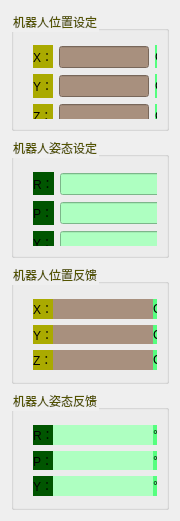
   <widget class="QWidget" name="layoutWidget">
    <property name="geometry">
     <rect>
      <x>920</x>
      <y>80</y>
      <width>180</width>
      <height>521</height>
     </rect>
    </property>
    <layout class="QVBoxLayout" name="verticalLayout_18">
     <item>
      <widget class="QGroupBox" name="groupBox_7">
       <property name="styleSheet">
        <string notr="true">color: rgb(85, 85, 0);

</string>
       </property>
       <property name="title">
        <string>机器人位置设定</string>
       </property>
       <layout class="QVBoxLayout" name="verticalLayout_15">
        <item>
         <widget class="QWidget" name="widget_10" native="true">
          <widget class="QWidget" name="layoutWidget">
           <property name="geometry">
            <rect>
             <x>10</x>
             <y>5</y>
             <width>141</width>
             <height>82</height>
            </rect>
           </property>
           <layout class="QHBoxLayout" name="horizontalLayout_4">
            <item>
             <layout class="QVBoxLayout" name="verticalLayout_10">
              <item>
               <widget class="QLabel" name="label_66">
                <property name="styleSheet">
                 <string notr="true">color: rgb(0, 0, 0);
background-color: rgb(170, 170, 0);</string>
                </property>
                <property name="text">
                 <string>X：</string>
                </property>
               </widget>
              </item>
              <item>
               <widget class="QLabel" name="label_65">
                <property name="styleSheet">
                 <string notr="true">color: rgb(0, 0, 0);
background-color: rgb(170, 170, 0);</string>
                </property>
                <property name="text">
                 <string>Y：</string>
                </property>
               </widget>
              </item>
              <item>
               <widget class="QLabel" name="label_64">
                <property name="styleSheet">
                 <string notr="true">color: rgb(0, 0, 0);
background-color: rgb(170, 170, 0);</string>
                </property>
                <property name="text">
                 <string>Z：</string>
                </property>
               </widget>
              </item>
             </layout>
            </item>
            <item>
             <layout class="QVBoxLayout" name="verticalLayout_76">
              <item>
               <widget class="QLineEdit" name="d1">
                <property name="styleSheet">
                 <string notr="true">color: rgb(0, 0, 0);
background-color: rgb(168, 144, 126);</string>
                </property>
               </widget>
              </item>
              <item>
               <widget class="QLineEdit" name="d2">
                <property name="styleSheet">
                 <string notr="true">color: rgb(0, 0, 0);
background-color: rgb(168, 144, 126);</string>
                </property>
               </widget>
              </item>
              <item>
               <widget class="QLineEdit" name="d3">
                <property name="styleSheet">
                 <string notr="true">color: rgb(0, 0, 0);
background-color: rgb(168, 144, 126);</string>
                </property>
               </widget>
              </item>
             </layout>
            </item>
            <item>
             <layout class="QVBoxLayout" name="verticalLayout_77">
              <item>
               <widget class="QLabel" name="label_42">
                <property name="styleSheet">
                 <string notr="true">color: rgb(0, 0, 0);
background-color: rgb(85, 255, 127);</string>
                </property>
                <property name="text">
                 <string>CM</string>
                </property>
               </widget>
              </item>
              <item>
               <widget class="QLabel" name="label_43">
                <property name="styleSheet">
                 <string notr="true">color: rgb(0, 0, 0);
background-color: rgb(85, 255, 127);</string>
                </property>
                <property name="text">
                 <string>CM</string>
                </property>
               </widget>
              </item>
              <item>
               <widget class="QLabel" name="label_44">
                <property name="styleSheet">
                 <string notr="true">color: rgb(0, 0, 0);
background-color: rgb(85, 255, 127);</string>
                </property>
                <property name="text">
                 <string>CM</string>
                </property>
               </widget>
              </item>
             </layout>
            </item>
           </layout>
          </widget>
         </widget>
        </item>
       </layout>
      </widget>
     </item>
     <item>
      <widget class="QGroupBox" name="groupBox_6">
       <property name="styleSheet">
        <string notr="true">color: rgb(85, 85, 0);

</string>
       </property>
       <property name="title">
        <string>机器人姿态设定</string>
       </property>
       <layout class="QVBoxLayout" name="verticalLayout_14">
        <item>
         <widget class="QWidget" name="widget_9" native="true">
          <widget class="QWidget" name="layoutWidget">
           <property name="geometry">
            <rect>
             <x>10</x>
             <y>6</y>
             <width>141</width>
             <height>82</height>
            </rect>
           </property>
           <layout class="QHBoxLayout" name="horizontalLayout_3">
            <item>
             <layout class="QVBoxLayout" name="verticalLayout_13">
              <item>
               <widget class="QLabel" name="label_63">
                <property name="styleSheet">
                 <string notr="true">color: rgb(0, 0, 0);
background-color: rgb(0, 85, 0);</string>
                </property>
                <property name="text">
                 <string>R：</string>
                </property>
               </widget>
              </item>
              <item>
               <widget class="QLabel" name="label_62">
                <property name="styleSheet">
                 <string notr="true">color: rgb(0, 0, 0);
background-color: rgb(0, 85, 0);</string>
                </property>
                <property name="text">
                 <string>P：</string>
                </property>
               </widget>
              </item>
              <item>
               <widget class="QLabel" name="label_61">
                <property name="styleSheet">
                 <string notr="true">color: rgb(0, 0, 0);
background-color: rgb(0, 85, 0);</string>
                </property>
                <property name="text">
                 <string>Y：</string>
                </property>
               </widget>
              </item>
             </layout>
            </item>
            <item>
             <layout class="QVBoxLayout" name="verticalLayout_74">
              <item>
               <widget class="QLineEdit" name="r1">
                <property name="styleSheet">
                 <string notr="true">color: rgb(0, 0, 0);
background-color: rgb(174, 255, 193);</string>
                </property>
               </widget>
              </item>
              <item>
               <widget class="QLineEdit" name="r2">
                <property name="styleSheet">
                 <string notr="true">color: rgb(0, 0, 0);
background-color: rgb(174, 255, 193);</string>
                </property>
               </widget>
              </item>
              <item>
               <widget class="QLineEdit" name="r3">
                <property name="styleSheet">
                 <string notr="true">color: rgb(0, 0, 0);
background-color: rgb(174, 255, 193);</string>
                </property>
               </widget>
              </item>
             </layout>
            </item>
            <item>
             <layout class="QVBoxLayout" name="verticalLayout_75">
              <item>
               <widget class="QLabel" name="label_60">
                <property name="styleSheet">
                 <string notr="true">color: rgb(0, 0, 0);
background-color: rgb(85, 255, 127);</string>
                </property>
                <property name="text">
                 <string>°</string>
                </property>
               </widget>
              </item>
              <item>
               <widget class="QLabel" name="label_59">
                <property name="styleSheet">
                 <string notr="true">color: rgb(0, 0, 0);
background-color: rgb(85, 255, 127);</string>
                </property>
                <property name="text">
                 <string>°</string>
                </property>
               </widget>
              </item>
              <item>
               <widget class="QLabel" name="label_46">
                <property name="styleSheet">
                 <string notr="true">color: rgb(0, 0, 0);
background-color: rgb(85, 255, 127);</string>
                </property>
                <property name="text">
                 <string>°</string>
                </property>
               </widget>
              </item>
             </layout>
            </item>
           </layout>
          </widget>
         </widget>
        </item>
       </layout>
      </widget>
     </item>
     <item>
      <widget class="QGroupBox" name="groupBox_10">
       <property name="styleSheet">
        <string notr="true">color: rgb(85, 85, 0);

</string>
       </property>
       <property name="title">
        <string>机器人位置反馈</string>
       </property>
       <layout class="QVBoxLayout" name="verticalLayout_69">
        <item>
         <widget class="QWidget" name="widget_7" native="true">
          <widget class="QWidget" name="layoutWidget">
           <property name="geometry">
            <rect>
             <x>10</x>
             <y>6</y>
             <width>20</width>
             <height>71</height>
            </rect>
           </property>
           <layout class="QVBoxLayout" name="verticalLayout_17">
            <item>
             <widget class="QLabel" name="label_210">
              <property name="styleSheet">
               <string notr="true">color: rgb(0, 0, 0);
background-color: rgb(170, 170, 0);</string>
              </property>
              <property name="text">
               <string>X：</string>
              </property>
             </widget>
            </item>
            <item>
             <widget class="QLabel" name="label_213">
              <property name="styleSheet">
               <string notr="true">color: rgb(0, 0, 0);
background-color: rgb(170, 170, 0);</string>
              </property>
              <property name="text">
               <string>Y：</string>
              </property>
             </widget>
            </item>
            <item>
             <widget class="QLabel" name="label_216">
              <property name="styleSheet">
               <string notr="true">color: rgb(0, 0, 0);
background-color: rgb(170, 170, 0);</string>
              </property>
              <property name="text">
               <string>Z：</string>
              </property>
             </widget>
            </item>
           </layout>
          </widget>
          <widget class="QWidget" name="layoutWidget">
           <property name="geometry">
            <rect>
             <x>30</x>
             <y>6</y>
             <width>101</width>
             <height>71</height>
            </rect>
           </property>
           <layout class="QVBoxLayout" name="verticalLayout_19">
            <item>
             <widget class="QLabel" name="label_211">
              <property name="styleSheet">
               <string notr="true">color: rgb(0, 0, 0);
background-color: rgb(168, 144, 126);</string>
              </property>
              <property name="text">
               <string/>
              </property>
             </widget>
            </item>
            <item>
             <widget class="QLabel" name="label_214">
              <property name="styleSheet">
               <string notr="true">color: rgb(0, 0, 0);
background-color: rgb(168, 144, 126);</string>
              </property>
              <property name="text">
               <string/>
              </property>
             </widget>
            </item>
            <item>
             <widget class="QLabel" name="label_217">
              <property name="styleSheet">
               <string notr="true">color: rgb(0, 0, 0);
background-color: rgb(168, 144, 126);</string>
              </property>
              <property name="text">
               <string/>
              </property>
             </widget>
            </item>
           </layout>
          </widget>
          <widget class="QWidget" name="layoutWidget">
           <property name="geometry">
            <rect>
             <x>130</x>
             <y>6</y>
             <width>21</width>
             <height>71</height>
            </rect>
           </property>
           <layout class="QVBoxLayout" name="verticalLayout_70">
            <item>
             <widget class="QLabel" name="label_212">
              <property name="styleSheet">
               <string notr="true">color: rgb(0, 0, 0);
background-color: rgb(85, 255, 127);</string>
              </property>
              <property name="text">
               <string>CM</string>
              </property>
             </widget>
            </item>
            <item>
             <widget class="QLabel" name="label_215">
              <property name="styleSheet">
               <string notr="true">color: rgb(0, 0, 0);
background-color: rgb(85, 255, 127);</string>
              </property>
              <property name="text">
               <string>CM</string>
              </property>
             </widget>
            </item>
            <item>
             <widget class="QLabel" name="label_218">
              <property name="styleSheet">
               <string notr="true">color: rgb(0, 0, 0);
background-color: rgb(85, 255, 127);</string>
              </property>
              <property name="text">
               <string>CM</string>
              </property>
             </widget>
            </item>
           </layout>
          </widget>
         </widget>
        </item>
       </layout>
      </widget>
     </item>
     <item>
      <widget class="QGroupBox" name="groupBox_9">
       <property name="styleSheet">
        <string notr="true">color: rgb(85, 85, 0);

</string>
       </property>
       <property name="title">
        <string>机器人姿态反馈</string>
       </property>
       <layout class="QVBoxLayout" name="verticalLayout_23">
        <item>
         <widget class="QWidget" name="widget_8" native="true">
          <widget class="QWidget" name="layoutWidget_2">
           <property name="geometry">
            <rect>
             <x>10</x>
             <y>6</y>
             <width>20</width>
             <height>71</height>
            </rect>
           </property>
           <layout class="QVBoxLayout" name="verticalLayout_71">
            <item>
             <widget class="QLabel" name="label_219">
              <property name="styleSheet">
               <string notr="true">color: rgb(0, 0, 0);
background-color: rgb(0, 85, 0);</string>
              </property>
              <property name="text">
               <string>R：</string>
              </property>
             </widget>
            </item>
            <item>
             <widget class="QLabel" name="label_220">
              <property name="styleSheet">
               <string notr="true">color: rgb(0, 0, 0);
background-color: rgb(0, 85, 0);</string>
              </property>
              <property name="text">
               <string>P：</string>
              </property>
             </widget>
            </item>
            <item>
             <widget class="QLabel" name="label_221">
              <property name="styleSheet">
               <string notr="true">color: rgb(0, 0, 0);
background-color: rgb(0, 85, 0);</string>
              </property>
              <property name="text">
               <string>Y：</string>
              </property>
             </widget>
            </item>
           </layout>
          </widget>
          <widget class="QWidget" name="layoutWidget_50">
           <property name="geometry">
            <rect>
             <x>30</x>
             <y>6</y>
             <width>101</width>
             <height>71</height>
            </rect>
           </property>
           <layout class="QVBoxLayout" name="verticalLayout_72">
            <item>
             <widget class="QLabel" name="label_222">
              <property name="styleSheet">
               <string notr="true">color: rgb(0, 0, 0);
background-color: rgb(174, 255, 193);</string>
              </property>
              <property name="text">
               <string/>
              </property>
             </widget>
            </item>
            <item>
             <widget class="QLabel" name="label_223">
              <property name="styleSheet">
               <string notr="true">color: rgb(0, 0, 0);
background-color: rgb(174, 255, 193);</string>
              </property>
              <property name="text">
               <string/>
              </property>
             </widget>
            </item>
            <item>
             <widget class="QLabel" name="label_224">
              <property name="styleSheet">
               <string notr="true">color: rgb(0, 0, 0);
background-color: rgb(174, 255, 193);</string>
              </property>
              <property name="text">
               <string/>
              </property>
             </widget>
            </item>
           </layout>
          </widget>
          <widget class="QWidget" name="layoutWidget_51">
           <property name="geometry">
            <rect>
             <x>130</x>
             <y>6</y>
             <width>21</width>
             <height>71</height>
            </rect>
           </property>
           <layout class="QVBoxLayout" name="verticalLayout_73">
            <item>
             <widget class="QLabel" name="label_225">
              <property name="styleSheet">
               <string notr="true">color: rgb(0, 0, 0);
background-color: rgb(85, 255, 127);</string>
              </property>
              <property name="text">
               <string>°</string>
              </property>
             </widget>
            </item>
            <item>
             <widget class="QLabel" name="label_226">
              <property name="styleSheet">
               <string notr="true">color: rgb(0, 0, 0);
background-color: rgb(85, 255, 127);</string>
              </property>
              <property name="text">
               <string>°</string>
              </property>
             </widget>
            </item>
            <item>
             <widget class="QLabel" name="label_227">
              <property name="styleSheet">
               <string notr="true">color: rgb(0, 0, 0);
background-color: rgb(85, 255, 127);</string>
              </property>
              <property name="text">
               <string>°</string>
              </property>
             </widget>
            </item>
           </layout>
          </widget>
         </widget>
        </item>
       </layout>
      </widget>
     </item>
    </layout>
   </widget>
